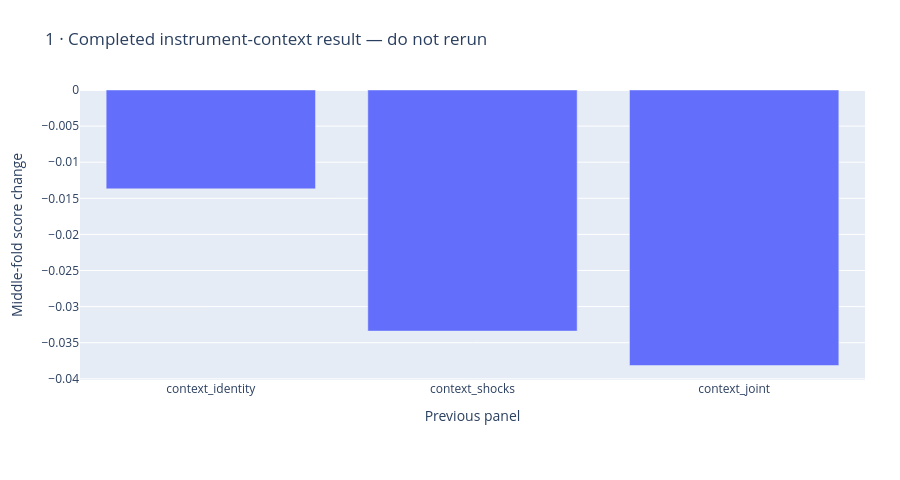

Write notebook code for a chart like this one.
### Markdown cell above
## Preserve the measured negative result

Previous context results use the same middle fold; these bars are historical evidence.

### Code cell
figures[0].show()

### Figure 1 — Plotly figure (JSON) as saved in the notebook; plotly's stock layout.template omitted (floating-point values rounded to 4 significant figures)
{"data": [{"type": "bar", "x": ["context_identity", "context_shocks", "context_joint"], "y": [-0.01369, -0.03339, -0.03815]}], "layout": {"height": 480, "legend": {"orientation": "h", "y": -0.3}, "margin": {"b": 100, "l": 80, "r": 35, "t": 90}, "title": {"text": "1 · Completed instrument-context result — do not rerun"}, "xaxis": {"title": {"text": "Previous panel"}}, "yaxis": {"title": {"text": "Middle-fold score change"}}}}
